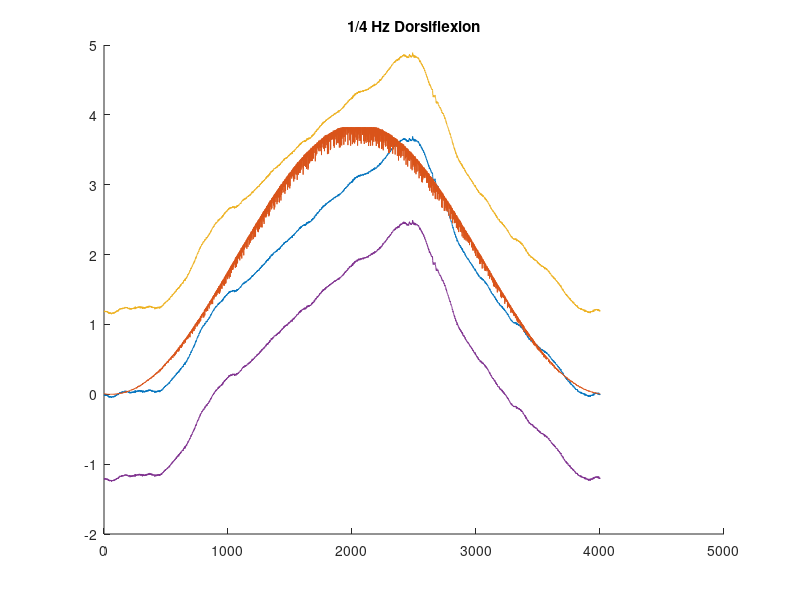

Write the MATLAB code that produced this figure.
clear;
clc;

p7mvcdf = load('Patient7_MVC_DF.txt');
p7df25 = load('PatNo7_VR_AnklePosNeutral_DF_0-25Hz.txt');

p7df_m = p7df25(:,1);
p7df_ref = p7df25(:,2);

serial2lbs_bipolar = 125/2048;
lbs2NmAt15cm = 4.448*.15;

n = 1;
for i = 1:16
    
    df(:,i) = p7df_m(n:4000+n);
    n = n + 4000;
 
    
end

dfm = mean(df,2);

SDdfm = std(dfm);
SDdfmP = dfm + SDdfm;
SDdfmM = dfm - SDdfm;

mvcdf1 = max(p7mvcdf(5500:9500));
mvcdf2 = max(p7mvcdf(25500:29500));
mvcdf3 = max(p7mvcdf(45500:49500));

mvcdfSerial = max([mvcdf1, mvcdf2, mvcdf3]);
mvcdf_Nm = abs(mvcdfSerial)*serial2lbs_bipolar*lbs2NmAt15cm;

refsig = p7df_ref(1:4001);
refsigser2Nm = mvcdf_Nm/4096*0.2;

ref = refsig*refsigser2Nm;

hold on;
title('1/4 Hz Dorsiflexion');
plot(dfm*serial2lbs_bipolar*lbs2NmAt15cm+8.25);
plot(ref);
plot(SDdfmP*serial2lbs_bipolar*lbs2NmAt15cm+8.25);
plot(SDdfmM*serial2lbs_bipolar*lbs2NmAt15cm+8.25);








